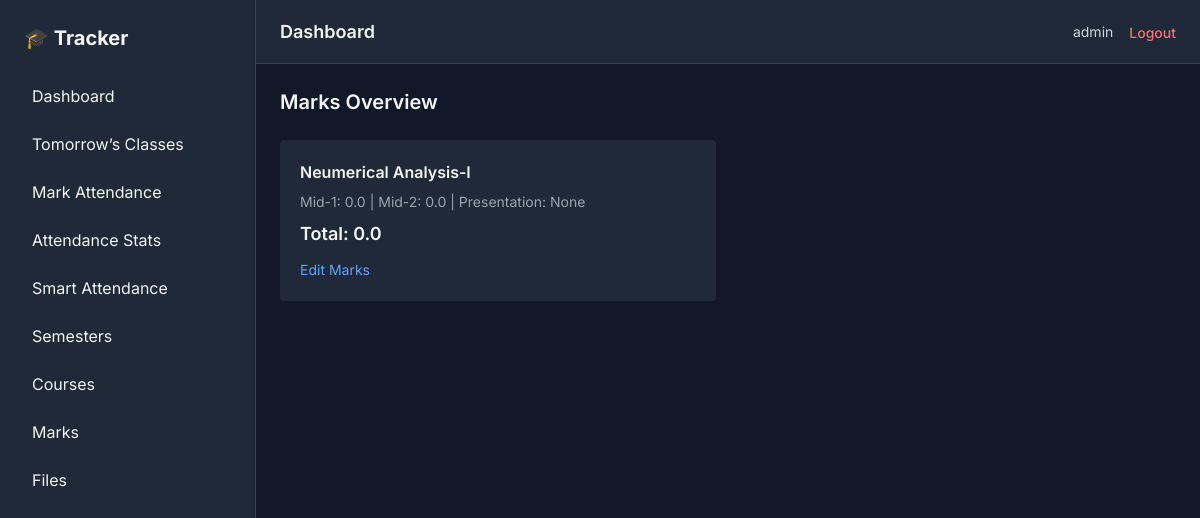
/marks/ (signed in), run on the app's committed database.
### core/models.py (models this page shows, shortened)
class User(AbstractUser):
    email = models.EmailField(unique=True)

class Course(models.Model):
    user = models.ForeignKey(
        settings.AUTH_USER_MODEL,
        on_delete = models.CASCADE,
        related_name = 'courses'
    )
    semester = models.ForeignKey(
        Semester,
        on_delete = models.CASCADE,
        related_name = 'courses'
    )
    name = models.CharField(max_length=150)
    course_code = models.CharField(max_length=50)
    teacher_name = models.CharField(max_length=150)
    total_class_planned = models.PositiveIntegerField(default=20)
    created_at = models.DateTimeField(auto_now_add=True)
    class Meta:
        ordering = ['course_code']

class CourseMark(models.Model):
    user = models.ForeignKey(
        settings.AUTH_USER_MODEL,
        on_delete=models.CASCADE,
        related_name='marks'
    )
    course = models.ForeignKey(
        Course,
        on_delete=models.CASCADE,
        related_name='mark'
    )
    mid1 = models.FloatField(default=0)
    mid2 = models.FloatField(default=0)
    presentation = models.FloatField(null=True, blank=True)
    assignment = models.FloatField(null=True, blank=True)
    final = models.FloatField(default=0)
    total = models.FloatField(default=0)
    created_at = models.DateTimeField(auto_now_add=True)
    updated_at = models.DateTimeField(auto_now=True)

### core/views.py (the view)
# urls.py: path('marks/', views.marks_overview, name='marks_overview'),
@login_required
def marks_overview(request):
    courses = Course.objects.filter(user=request.user)
    data = []
    for course in courses:
        mark, _ = CourseMark.objects.get_or_create(
            user=request.user,
            course=course
        )
        data.append({
            'course': course,
            'mark': mark
        })
    return render(request, 'marks/overview.html', {'data': data})

### templates/marks/overview.html
{% extends 'base/base.html' %}
{% block content %}
<h2 class="text-xl font-semibold mb-6">Marks Overview</h2>
<div class="grid md:grid-cols-2 gap-6">
    {% for item in data %}
        <div class="bg-gray-800 p-5 rounded">
            <h3 class="font-semibold mb-2">
                {{ item.course.name }}
            </h3>
            <p class="text-sm text-gray-400">
                Mid-1: {{ item.mark.mid1 }} |
                Mid-2: {{ item.mark.mid2 }} |
                Presentation: {{ item.mark.presentation }}
            </p>
            <p class="mt-2 text-lg font-semibold">
                Total: {{ item.mark.total }}
            </p>
            <a href="{% url 'edit_marks' item.course.id %}"
               class="inline-block mt-3 text-blue-400 text-sm">
               Edit Marks
            </a>
        </div>
    {% empty %}
        <p class="text-gray-400">No courses available.</p>
    {% endfor %}
</div>
{% endblock %}

### templates/base/navbar.html (shortened to what this page needs)
<header class="h-16 bg-gray-800 border-b border-gray-700 flex items-center justify-between px-6">
    <h1 class="text-lg font-semibold">Dashboard</h1>
    <div class="flex items-center gap-4">
        <span class="text-sm text-gray-300">
            {{ request.user.username }}
        </span>
        <form method="post" action="{% url 'logout' %}">
            <button type="submit"
                class="text-red-400 hover:text-red-300 text-sm font-medium">
                Logout
            </button>
        </form>
    </div>
</header>

### templates/base/base.html (style rules this page uses)
body { font-family: 'Inter', sans-serif; }

### data on the page
User: user.username "admin"
Course: course.name "Neumerical Analysis-I", mark.mid1 "0.0", mark.mid2 "0.0", mark.presentation "None", mark.total "0.0"
